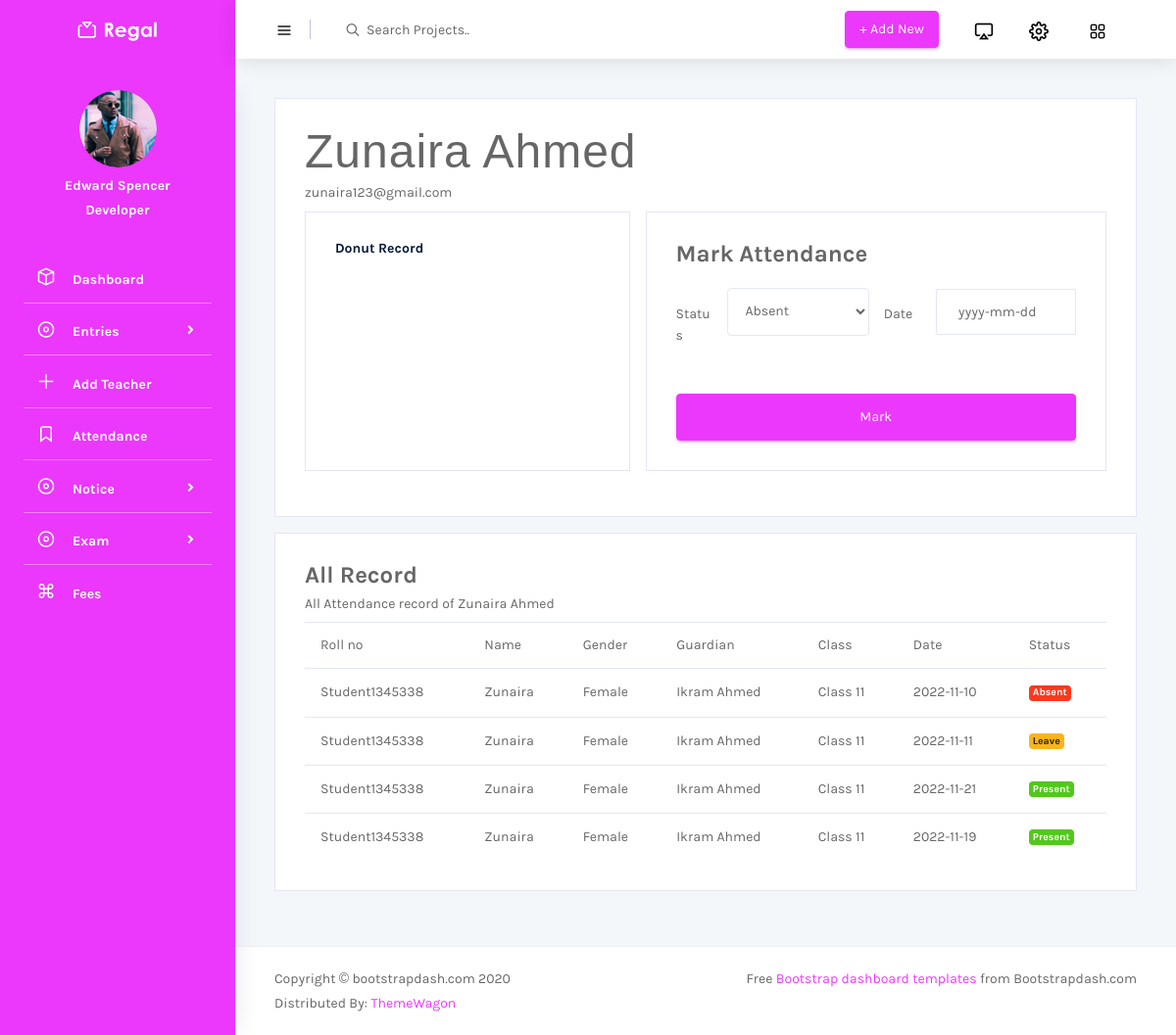
The app's page /menuPages/attenStu.php?sid=2, older data.
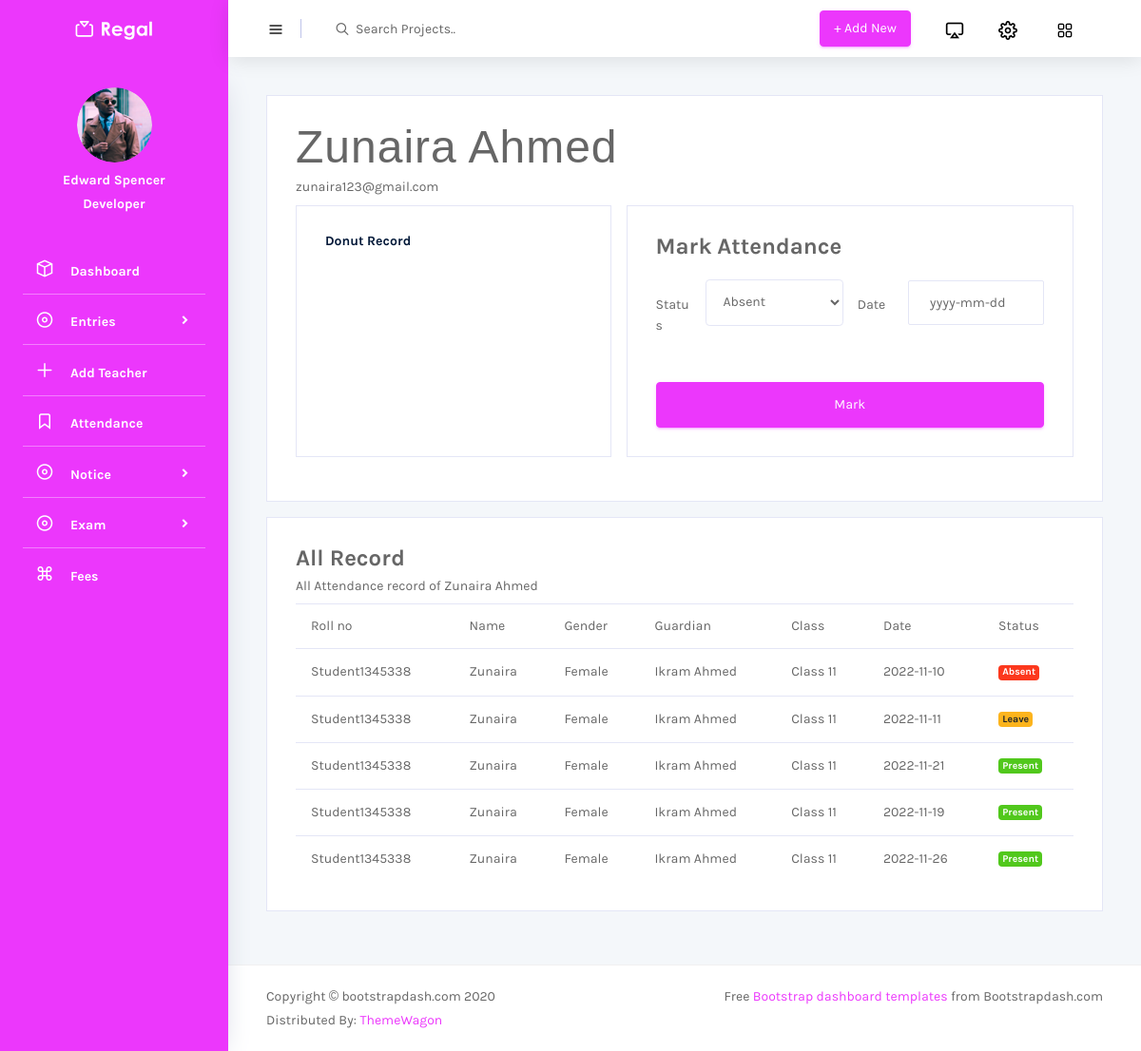
The same page, newer data.
### tables this page shows
CREATE TABLE `attendance` (
  `aid` int(11) NOT NULL,
  `sid` int(11) NOT NULL,
  `status` varchar(20) NOT NULL,
  `date` date NOT NULL
);

CREATE TABLE `student` (
  `sid` int(11) NOT NULL,
  `fname` varchar(40) NOT NULL,
  `lname` varchar(40) NOT NULL,
  `dob` date NOT NULL,
  `address` varchar(100) NOT NULL,
  `pid` int(11) NOT NULL,
  `sgender` varchar(10) NOT NULL,
  `cid` int(11) NOT NULL,
  `semail` varchar(50) NOT NULL,
  `subid` int(11) NOT NULL,
  `rollno` varchar(20) NOT NULL
);

CREATE TABLE `parent` (
  `pid` int(11) NOT NULL,
  `name` varchar(50) NOT NULL,
  `phone` varchar(11) NOT NULL,
  `job` varchar(50) NOT NULL,
  `nic` varchar(13) NOT NULL,
  `email` varchar(40) NOT NULL
);

CREATE TABLE `class` (
  `cid` int(11) NOT NULL,
  `cname` varchar(20) NOT NULL,
  `section` int(11) NOT NULL
);

### menuPages/attenStu.php (the view, shortened to what the changed rows need)
<?php
include "../component/connect.php";
$sid = $_GET['sid'];
?>
<!DOCTYPE html>
<html lang="en">
<head>
  <link rel="stylesheet" href="../vendors/mdi/css/materialdesignicons.min.css">
  <link rel="stylesheet" href="../vendors/feather/feather.css">
  <link rel="stylesheet" href="../vendors/base/vendor.bundle.base.css">
  <link rel="stylesheet" href="../vendors/flag-icon-css/css/flag-icon.min.css"/>
  <link rel="stylesheet" href="../vendors/font-awesome/css/font-awesome.min.css">
  <link rel="stylesheet" href="../vendors/jquery-bar-rating/fontawesome-stars-o.css">
  <link rel="stylesheet" href="../vendors/jquery-bar-rating/fontawesome-stars.css">
  <link rel="stylesheet" href="../vendors/select2/select2.min.css">
  <link rel="stylesheet" href="../../vendors/select2-bootstrap-theme/select2-bootstrap.min.css">
  <link rel="stylesheet" href="../css/style.css">
</head>
<body>
  <div class="container-scroller">
    <div class="container-fluid page-body-wrapper">
      <div class="main-panel">
        <div class="content-wrapper">
          <div class="row">
             <div class="col-lg-12 grid-margin stretch-card">
                <div class="card">
                    <div class="card-body">
                    <div class="table-responsive">
                        <table class="table table-hover">
                             <thead>
                                <tr>
                                    <td>Roll no</td>
                                    <td>Name</td>
                                    <td>Gender</td>
                                    <td>Guardian</td>
                                    <td>Class</td>
                                    <td>Date</td>
                                    <td>Status</td>
                                </tr>
                             </thead>
                             <tbody>
                              <?php
                              $sql2 = "SELECT * FROM attendance AS a INNER JOIN student AS s ON a.sid = s.sid INNER JOIN parent AS p ON s.pid = p.pid INNER JOIN class AS c ON s.cid = c.cid WHERE a.sid = $sid";
                              $res2 = mysqli_query($conn,$sql2);
                              while($row1 = mysqli_fetch_assoc($res2)){
                                     if($row1['status'] == "absent"){
                                        echo "<tr>
                                        <td>$row1[rollno]</td>
                                        <td>$row1[fname]</td>
                                        <td>$row1[sgender]</td>
                                        <td>$row1[name]</td>
                                        <td>$row1[cname]</td>
                                        <td>$row1[date]</td>
                                        <td><label class='badge badge-danger'>Absent</label></td>
                                      </tr>";
                                     }
                                     else if($row1['status'] == "present"){
                                        echo "<tr>
                                        <td>$row1[rollno]</td>
                                        <td>$row1[fname]</td>
                                        <td>$row1[sgender]</td>
                                        <td>$row1[name]</td>
                                        <td>$row1[cname]</td>
                                        <td>$row1[date]</td>
                                        <td><label class='badge badge-success'>Present</label></td>
                                      </tr>";
                                     }
                                     else if($row1['status'] == "leave"){
                                        echo "<tr>
                                        <td>$row1[rollno]</td>
                                        <td>$row1[fname]</td>
                                        <td>$row1[sgender]</td>
                                        <td>$row1[name]</td>
                                        <td>$row1[cname]</td>
                                        <td>$row1[date]</td>
                                        <td><label class='badge badge-warning'>Leave</label></td>
                                      </tr>";
                                     }
                              }
                              ?>
                             </tbody>
                        </table>
                    </div>
                    </div>
                </div>
             </div>
          </div>
        </div>
      </div>
    </div>
  </div>
</body>
</html>

Row changes from the older to the newer data that the page shows:
added attendance: sid.rollno "Student1345338", sid.fname "Zunaira", sid.sgender "Female", parent.name "Ikram Ahmed", class.cname "Class 11", date "2022-11-26"
